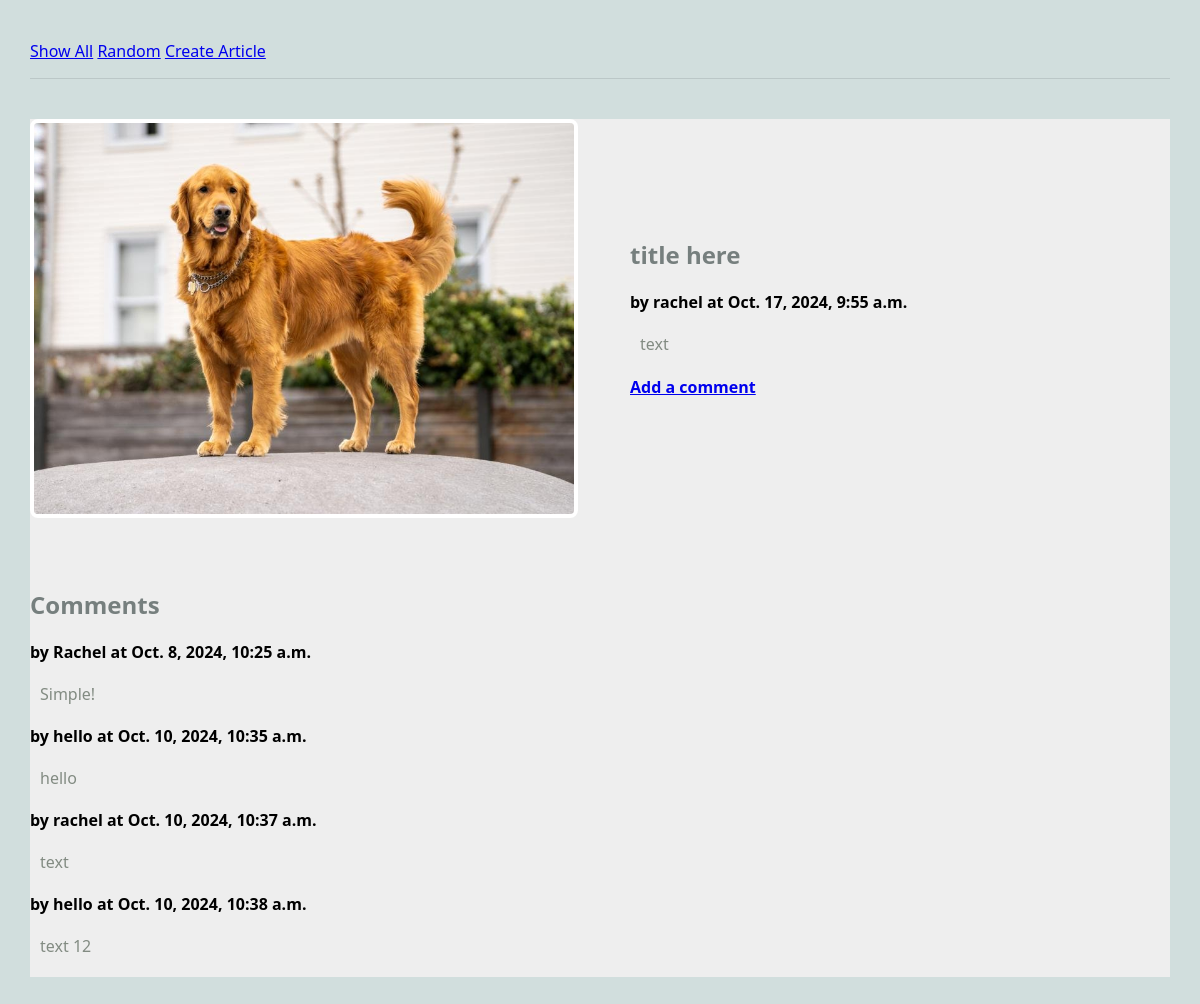
Screenshot of /blog/ with the database file from the repository.
### blog/models.py (models this page shows, shortened)
class Article(models.Model):
    title = models.TextField(blank=False)
    author = models.TextField(blank=False, default='Unknown Author')
    text = models.TextField(blank=False)
    published = models.DateTimeField(auto_now=True)
    image_file = models.ImageField(blank=True)
    def get_comments(self):
        comments = Comment.objects.filter(article=self)
        return comments

class Comment(models.Model):
    article = models.ForeignKey("Article", on_delete=models.CASCADE)
    author = models.TextField(blank=False)
    text = models.TextField(blank=False)
    published = models.DateTimeField(auto_now=True)
    def __str__(self):
        return f"{self.text}"

### blog/views.py (the view)
# urls.py: path(r'', views.ShowRandomArticle.as_view(), name="random"),
class ShowRandomArticle(DetailView):
    model = Article
    template_name = 'blog/article.html'
    context_object_name = 'article'
    def get_object(self):
        all_articles = Article.objects.all() # SELECT *
        return random.choice(all_articles)

### blog/templates/blog/article.html (shortened to what this page needs)
{% extends 'blog/base.html' %}
{% block content %}
<main class="grid-container">
    <article class="featured">
        {% if article.image_file.url %}
        <img src="{{article.image_file.url}}" alt="{{article.image_file.url}}">
        {% endif %}
        <div>
        <h2>{{article.title}}</h2>
        <strong>by {{article.author}} at {{article.published}}</strong>
        <p>
        {{article.text}}
        </p>
        <h4><a href="{% url 'create_comment' article.pk %}">Add a comment</a></h4>
        </div>
    </article>
    <div>
    <h2>Comments</h2>
    {% for c in article.get_comments %}
    <article>
        <div>
        <strong>by {{c.author}} at {{c.published}}</strong>
        <p>
        {{c.text}}
        </div>
    </article>
    {% endfor %}
</div>
</main>
{% endblock %}

### static/styles-blog.css (style rules this page uses)
body { margin: 30px; background: #d1dedd; font-family:'Segoe UI', Tahoma, Geneva, Verdana, sans-serif; }
h1, h2, h3 { color: #767f7e; }
p { color: #828b82; }
.grid-container { background: #eee; max-width: 900px; display: grid; grid-template-columns: repeat(3, 1fr); grid-gap: 10px; max-width: 1200px; margin: 20px auto; }
article.featured { grid-column: span 3; display: grid; gap: 60px; grid-template-columns: 1fr 1fr; align-items: center; border-bottom: 1px #bbc7c7; padding-bottom: 40px; }
article img, article.featured img { width: 100%; border: 4px solid #fff; border-radius: 8px; }
article p, article h3 { margin: 20px 10px; }

### rows the page displays
Article: image_file (picture), title "title here", author "rachel", published "Oct. 17, 2024, 9:55 a.m.", text "text"
Comment: author "Rachel", published "Oct. 8, 2024, 10:25 a.m.", text "Simple!"
Comment: author "hello", published "Oct. 10, 2024, 10:35 a.m.", text "hello"
Comment: author "rachel", published "Oct. 10, 2024, 10:37 a.m.", text "text"
Comment: author "hello", published "Oct. 10, 2024, 10:38 a.m.", text "text 12"
